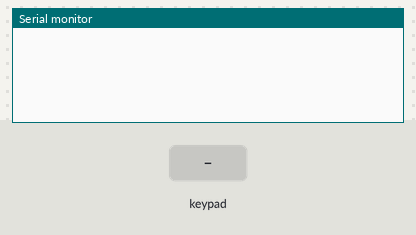
Bench run of a sketch on a simulated Arduino Uno, built with avr-gcc and run on an emulated ATmega328P. Shown: the last lines printed to the serial monitor. The inputs (shaded band) are chosen by the test bench.

Above: at 1.2 s.
1.3 s: key '1' pressed
At 2.3 s:
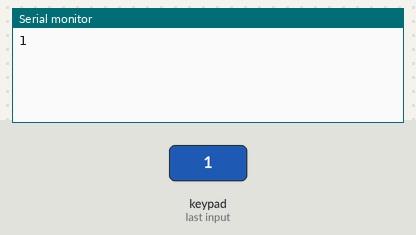
2.8 s: keypad keys 1 2 3 4 pressed 0.4 s apart
At 4.2 s:
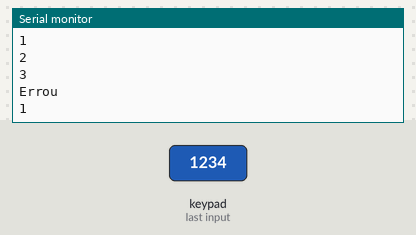
5.9 s: key 'A' pressed
At 6.5 s:
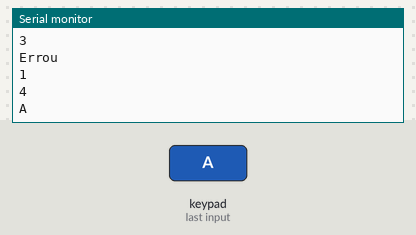
7.4 s: keypad keys 1 2 3 4 # pressed 0.4 s apart
At 11.3 s:
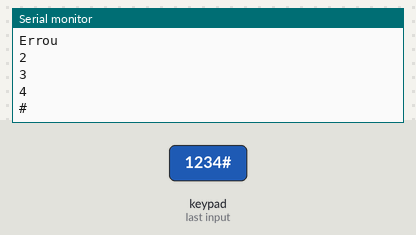
11.8 s: key '2' pressed
At 12.8 s:
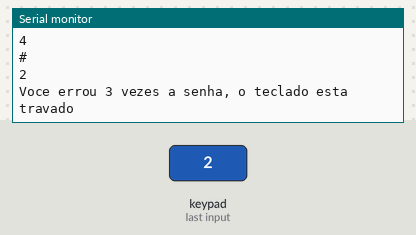
13.5 s: keypad keys 1 2 3 4 * pressed 0.4 s apart
At 16.0 s:
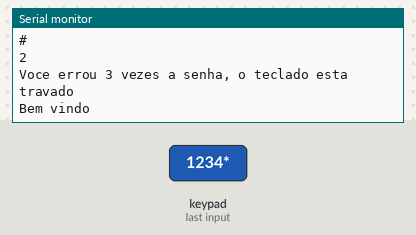
Timing chart, 0 to 17.5 s (numbered marks = the images above; inputs shaded):
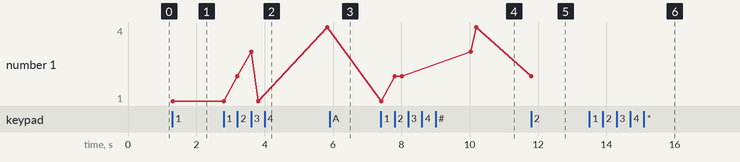

The sketch:

tranca.ino
```cpp
#include <Keypad.h>

const byte ROWS = 4;
const byte COLS = 4;

char hexaKeys[ROWS][COLS] = {
  {'1', '2', '3', 'A'},
  {'4', '5', '6', 'B'},
  {'7', '8', '9', 'C'},
  {'*', '0', '#', 'D'}
};

byte rowPins[ROWS] = {11, 10, 9, 8};
byte colPins[COLS] = {7, 6, 5, 4};

Keypad customKeypad = Keypad(makeKeymap(hexaKeys), rowPins, colPins, ROWS, COLS);

char password[4];
int i = 0;
int counterror = 0;

void setup() {
  Serial.begin(9600);
}

void loop() {
  char keyStroke = customKeypad.getKey();

  if (keyStroke == '*') {
    reset();
  } else if (keyStroke) {
    password[i++] = keyStroke;
    if (counterror < 3) {
    	Serial.println(keyStroke);
    }
  }

  if (i == 4) {
    delay(200);

    if (!(strncmp(password, "1234", 4))) {
      Serial.println("Bem vindo");
    } else {
      counterror++;
      if (counterror >= 1 && counterror <= 2) {
      	Serial.println("Errou");
        Serial.println(counterror);
      }
      if (counterror >= 3) {
        Serial.println("Voce errou 3 vezes a senha, o teclado esta travado");
      	char resetcommand = Serial.read();
        if (resetcommand == 'foobar') {
        	counterror = 0;
        }
      }
    }

    i = 0;
    delay(2000);
  }
}

void reset() {
  while (i != 0) {
    password[i--] = NULL;
  }

  Serial.println("Cleared...");
  delay(500);
}
```

Measured:
- after the input at 1.3 s, the serial monitor: prints a new line at once (image 1)
- after the input at 2.8 s, the serial monitor: prints a new line after 0.40 s (image 2)
- after the input at 5.9 s, the serial monitor: prints a new line after 0.09 s (image 3)
- after the input at 7.4 s, the serial monitor: prints a new line at once (image 4)
- after the input at 11.8 s, the serial monitor: prints a new line at once (image 5)
- after the input at 13.5 s, the serial monitor: prints a new line after 1.4 s (image 6)
- plotted number 1: 1 → 4 after the input at 2.8 s, 4 → 2 after the input at 11.8 s
